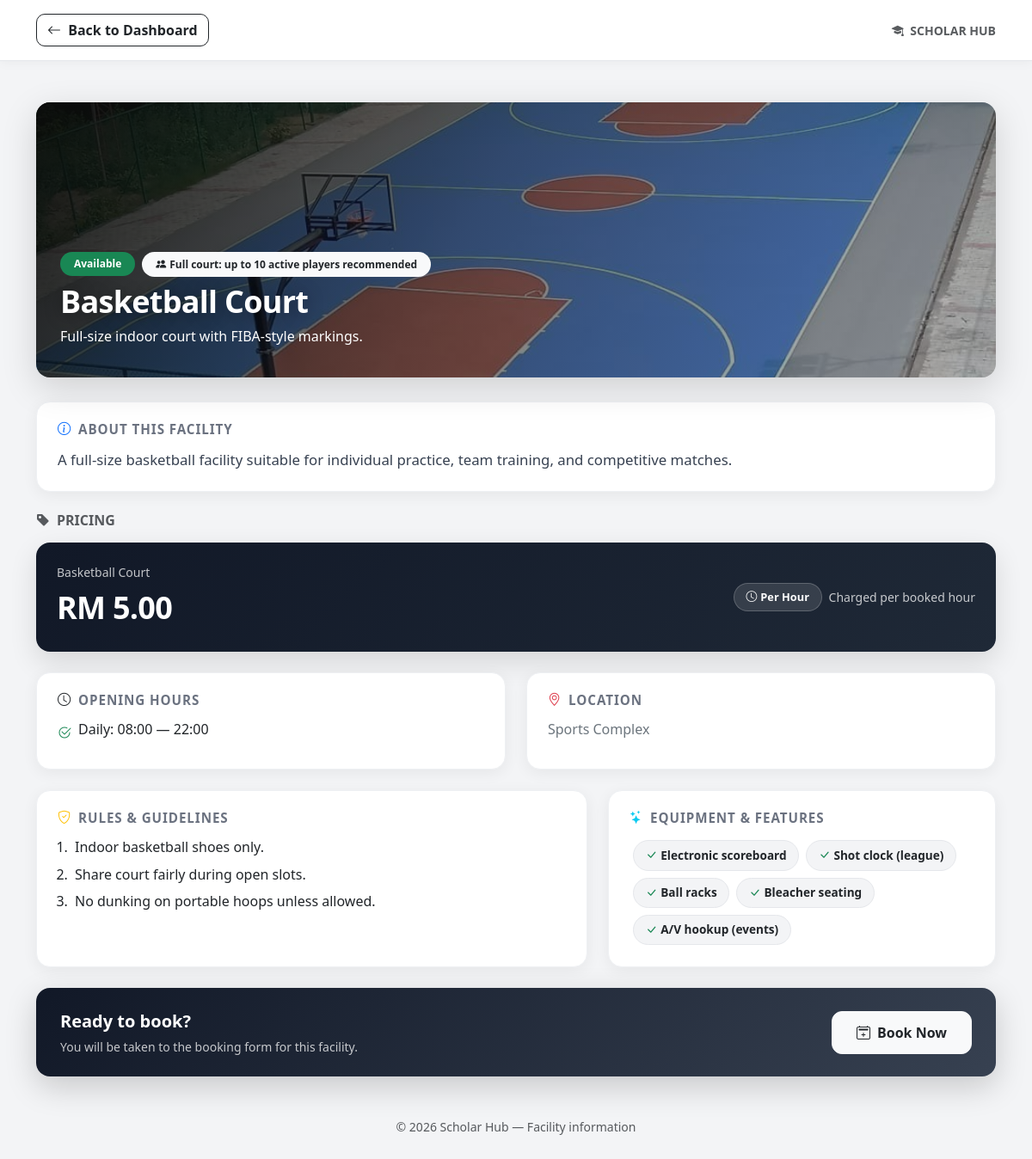
Page /basketball_court.php (signed in) on the committed database.
### tables this page shows
CREATE TABLE `facilities` (
  `facility_id` int(11) NOT NULL,
  `facility_name` varchar(100) NOT NULL,
  `facility_type` varchar(50) NOT NULL,
  `description` text DEFAULT NULL,
  `image` varchar(255) DEFAULT NULL,
  `location` varchar(100) DEFAULT NULL,
  `opening_time` time DEFAULT NULL,
  `closing_time` time DEFAULT NULL,
  `status` enum('active','maintenance','closed') DEFAULT 'active',
  `created_at` timestamp NOT NULL DEFAULT current_timestamp(),
  `price_amount` decimal(10,2) NOT NULL DEFAULT 5.00,
  `price_mode` enum('hourly','entry') NOT NULL DEFAULT 'hourly',
  `rules` text DEFAULT NULL
);

### includes/facility_page.php (the view, shortened to what the rows shown need)
<?php
require_once __DIR__ . '/../db.php';
require_once __DIR__ . '/facility_admin_helpers.php';
if (!empty($FACILITY['facility_type'])) {
    $FACILITY = facility_merge_page_config($conn, (string) $FACILITY['facility_type'], $FACILITY);
}
$F = $FACILITY;
function h($s)
{
    return htmlspecialchars((string) $s, ENT_QUOTES, 'UTF-8');
}
$name           = $F['name'] ?? 'Facility';
$tagline        = $F['tagline'] ?? '';
$image          = $F['image'] ?? 'assets/trackfield.webp';
$description    = $F['description'] ?? '';
$location       = $F['location'] ?? '';
$status_class   = $F['status_class'] ?? 'bg-success';
$booking_name   = $F['booking_name'] ?? $name;
require_once __DIR__ . '/facility_pricing.php';
$facility_pricing = facility_pricing_by_display_name($booking_name, $conn);
?>
<!DOCTYPE html>
<html lang="en">
<head>
    <link href="https://cdn.jsdelivr.net/npm/bootstrap@5.3.3/dist/css/bootstrap.min.css" rel="stylesheet">
    <link href="https://cdn.jsdelivr.net/npm/bootstrap-icons@1.11.3/font/bootstrap-icons.css" rel="stylesheet">
</head>
<body>
<main class="container py-4 py-md-5">
    <section class="facility-hero">
        <div class="facility-hero-bg" style="background-image: url('<?php echo h($image); ?>');"></div>
        <div class="facility-hero-content">
            <div class="d-flex flex-wrap align-items-center gap-2 mb-2">
                <span class="badge <?php echo h($status_class); ?> rounded-pill px-3 py-2">
                </span>
                <span class="badge bg-light text-dark rounded-pill px-3 py-2">
                </span>
            </div>
            <h1 class="display-6 mb-2"><?php echo h($name); ?></h1>
            <?php if ($tagline !== ''): ?>
                <p class="lead mb-0 opacity-90" style="font-size: 1rem;"><?php echo h($tagline); ?></p>
            <?php endif; ?>
        </div>
    </section>
    <section class="mb-4">
        <div class="info-card">
            <h3><i class="bi bi-info-circle me-2 text-primary"></i>About this facility</h3>
            <p class="desc-lead mb-0"><?php echo nl2br(h($description)); ?></p>
        </div>
    </section>
    <?php if ($facility_pricing !== null): ?>
    <section class="mb-4">
        <h3 class="h6 text-uppercase text-muted fw-bold letter-spacing-1 mb-3">
            <i class="bi bi-tag-fill me-2"></i>Pricing
        </h3>
        <div class="pricing-card">
            <div>
                <div class="small opacity-75 mb-1"><?php echo h($facility_pricing['facility_name']); ?></div>
                <div class="price-amount"><?php echo h(facility_pricing_format_rm((float) $facility_pricing['amount'])); ?></div>
            </div>
            <div class="d-flex flex-wrap align-items-center gap-2">
                <span class="pricing-badge"><i class="bi bi-clock me-1"></i><?php echo h($facility_pricing['label']); ?></span>
                <?php if ($facility_pricing['mode'] === 'hourly'): ?>
                    <span class="small opacity-75">Charged per booked hour</span>
                <?php else: ?>
                    <span class="small opacity-75">Flat rate per visit / session</span>
                <?php endif; ?>
            </div>
        </div>
    </section>
    <?php endif; ?>
    <div class="row g-4 mb-4">
        <div class="col-md-6">
            <div class="info-card">
                <h3><i class="bi bi-geo-alt me-2 text-danger"></i>Location</h3>
                <p class="mb-0 fs-6 text-secondary"><?php echo nl2br(h($location)); ?></p>
            </div>
        </div>
    </div>
</main>
</body>
</html>

### rows in the picture
facilities: image (picture), facility_name "Basketball Court", description "A full-size basketball facility suitable for individual practice, team training, and competitive matches.", location "Sports Complex"

### other values in the picture
$status "Available"
$capacity "Full court: up to 10 active players recommended"
$tagline "Full-size indoor court with FIBA-style markings."
facility_pricing_format_rm((float) $facility_pricing['amount']) "RM 5.00"
$facility_pricing['label'] "Per Hour"
$line "Daily: 08:00 — 22:00"
$rule "Indoor basketball shoes only."
$rule "Share court fairly during open slots."
$rule "No dunking on portable hoops unless allowed."
$item "Electronic scoreboard"
$item "Shot clock (league)"
$item "Ball racks"
$item "Bleacher seating"
$item "A/V hookup (events)"
